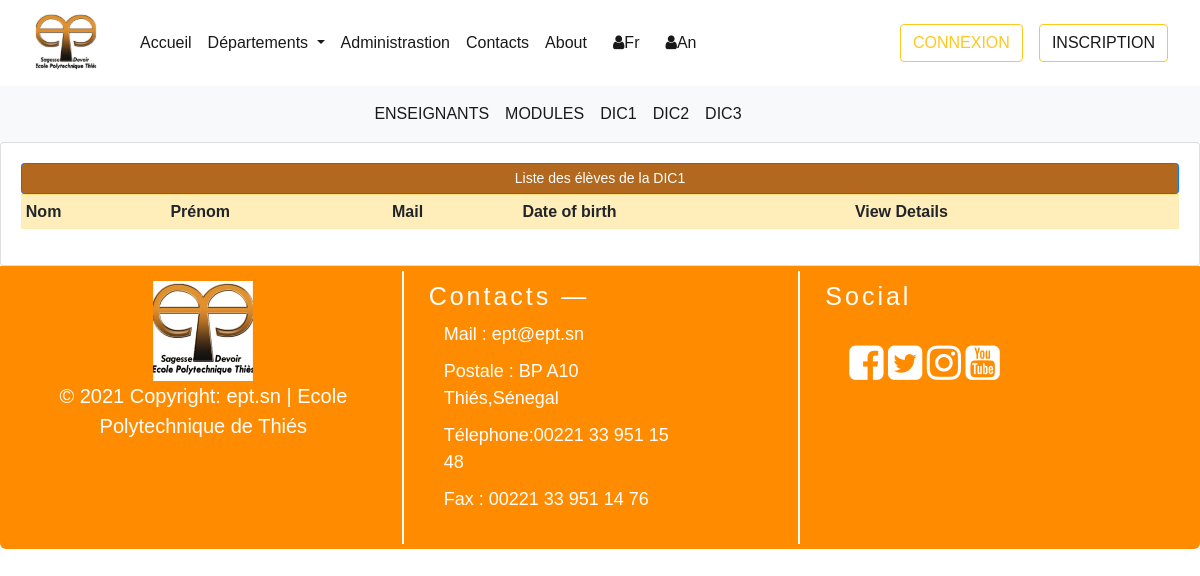
The page /fr/departements/meca/dic1 on the database as committed earlier.
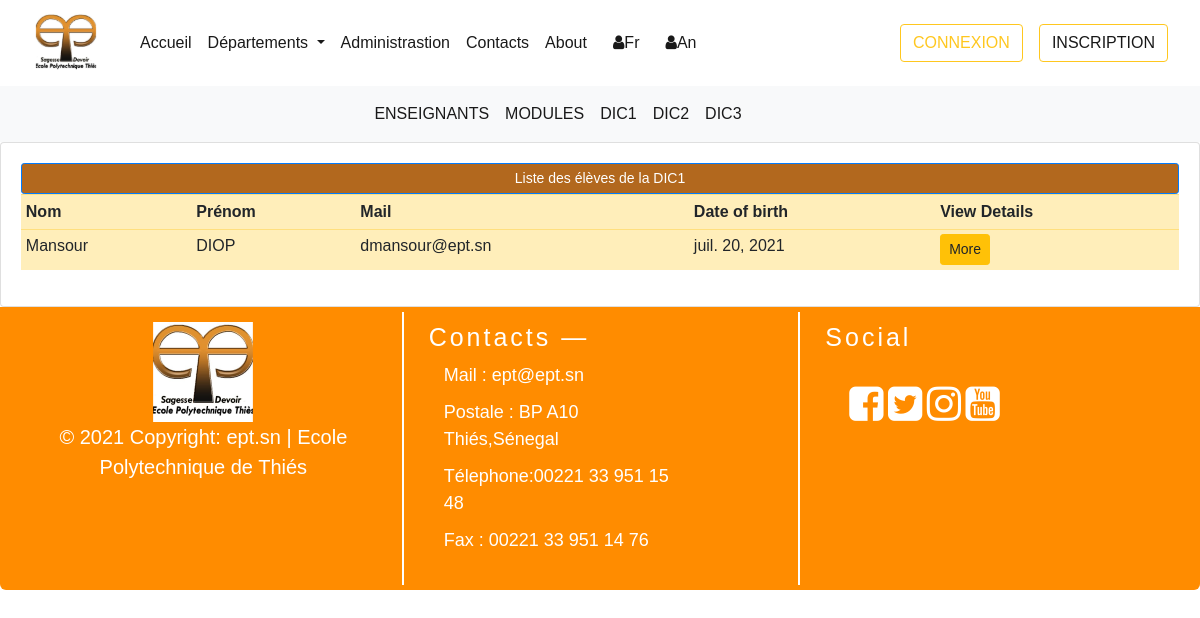
The same page on the database as committed later.
### departements/models.py (models this page shows, shortened)
class Utilisateur(models.Model):  # COMM0N
    first_name = models.CharField(max_length=300, null=True)
    last_name = models.CharField(max_length=300, null=True)
    mail_user =  models.EmailField(max_length=300, null= True)
    class Meta:
        abstract = True

class EtudiantModel(Utilisateur):  # STUDENT
    CATEGORY = (
            ('GIT', 'GIT'),
            ('GEM', 'GEM'),
            ('GC', 'GC'),
            ('AERO', 'AERO'),
            ('TC', 'TC')
        )
    LEVEL = (
            ('TC1', 'TC1'),
            ('TC2', 'TC2'),
            ('DIC1', 'DIC1'),
            ('DIC2', 'DIC2'),
            ('DIC3', 'DIC3')
        )
    date_of_birth = models.DateField(null=True)
    place_of_birth = models.CharField(max_length=300, null=True)
    depart = models.CharField(max_length = 200, null = True, choices = CATEGORY)
    ma_classe = models.CharField(max_length = 200, null = True, choices = LEVEL )
    class Meta :
        verbose_name = "Etudiant"

### departements/views.py (the view)
# urls.py: path("departements/meca/dic1", dic1_meca, name = "dic1_meca"),
def dic1_meca(request):
    students = EtudiantModel.objects.filter(ma_classe = 'DIC1').filter(depart = 'GEM')
    context = {'students': students, "classe" : "DIC1"}
    return render(request, "departements/dept_meca/dic1.html", context)

### templates/departements/dept_meca/dic1.html (shortened to what this page needs)
{% extends "home/base.html" %}
{% block content %}
{% include 'departements/dept_meca/menu_nav_dep_meca.html' %}
<div class="container">
    <div class="row">
        <div class="col-md-12">
            <div class="card card-body">
                <span class="btn btn-primary btn-sm btn-block" style="background-color:#b2681e;">Liste des élèves de la {{classe}} </span>
                <table class="table table-sm table-warning">
                    <tr>
                        <th>Nom</th>
                        <th>Prénom</th>
                        <th>Mail</th>
                        <th>Date of birth</th>
                        <th>View Details</th>
                    </tr>
                    {% for student in students %}
                        <tr>
                            <td>{{ student.first_name }}</td>
                            <td>{{ student.last_name |upper }}</td>
                            <td>{{ student.mail_user }}</td>
                            <td>{{ student.date_of_birth }}</td>
                            <td><a class="btn btn-sm btn-warning" href="{% url 'dic1meca_details' student.id %}">More</a></td>
                        </tr>
                    {% endfor%}
                </table>
            </div>
        </div>
    </div>
{% endblock %}

### templates/home/base.html (shortened to what this page needs)
{% load static i18n %}
<!doctype html>
<html lang="en">
  <head>
    <link rel="stylesheet" href="https://stackpath.bootstrapcdn.com/bootstrap/4.4.1/css/bootstrap.min.css">
    <link href='https://api.mapbox.com/mapbox-gl-js/v2.3.1/mapbox-gl.css' rel='stylesheet' />
    <link rel="stylesheet" href="https://cdnjs.cloudflare.com/ajax/libs/font-awesome/4.7.0/css/font-awesome.min.css">
    <link  href="{% static 'css/style.css' %}" rel="stylesheet">
  </head>
  <body>
        {% include 'home/navbar.html' %}
      {% block content %}
      {% endblock %}
{% include 'home/footer.html' %}
  </body>
</html>

### templates/home/navbar.html (shortened to what this page needs)
{% load static %}
{% load i18n%}
<nav class="navbar navbar-expand-lg navbar-light " style="background-color:white;">
    <a class="navbar-brand" href="{% url 'index' %}">
      <img src="{% static 'images/ept_logo.svg' %} " width="100" height="60" alt="">
    </a>
    <div class="collapse navbar-collapse" id="navbarSupportedContent" >
      <ul class="navbar-nav mr-auto">
        <li class="nav-item active ">
            <a class="nav-link " href="{% url 'index' %}">{% trans "Accueil" %}</a>
        </li>
        <li class="nav-item dropdown active">
          <a class="nav-link dropdown-toggle" href="#" id="navbarDropdown" role="button" data-toggle="dropdown" aria-haspopup="true" aria-expanded="false">
            {% trans "Départements" %}
          </a>
        </li>
        <li class="nav-item active">
          <a class="nav-link" href="#">Administrastion <span class="sr-only">(current)</span></a>
        </li>
        <li class="nav-item active">
          <a class="nav-link" href="{% url 'contact' %}">Contacts</a>
        </li>
        <li class="nav-item active">
          <a class="nav-link" href="{% url 'about' %}">{%trans "A propos" %}<span class="sr-only">(current)</span></a>
        </li>
        <li class="nav-item active" style="padding-left: 10px;">
          <a class="nav-link" href="/fr/departements/meca"><i class="fa fa-user"></i>Fr</a>
        </li>
        <li class="nav-item active" style="padding-left: 10px;">
          <a class="nav-link" href="/en/departements/meca"><i class="fa fa-user"></i>An</a>
        </li>
      </ul>
      {% if user.is_authenticated %}
      <li style="list-style: none; margin-right: 20px;">{{ user.username }}</li>
        <div class="form-inline my-2 my-lg-0">
          <button class="btn btn-outline-warning mr-sm-3"  >
            <a style="color: black; text-decoration: none;" href="{% url 'logout' %}">{% trans 'DECONNEXION' %}</a>
          </button>
        </div>
      {% else %}
      <div class="form-inline my-2 my-lg-0">
        <button class="btn btn-outline-warning mr-sm-3" onclick="document.getElementById('id01').style.display='block'" style="width:auto;">{% trans 'CONNEXION' %}</button>
      </div>
      <div class="form-inline my-2 my-lg-0">
        <button class="btn btn-outline-warning mr-sm-3 my-1 my-sm-6" > <a style="color: black; text-decoration: none;" href="{% url 'register' %}">{% trans 'INSCRIPTION' %}</a></button>
      </div>
      {% endif %}
      {% include 'home/connexion.html' %}
    </div>
  </nav>

### templates/home/connexion.html (shortened to what this page needs)
<!DOCTYPE html>
<html>
<head>
</head>
<body>
</body>
</html>

### templates/departements/dept_meca/menu_nav_dep_meca.html (shortened to what this page needs)
 <nav class="navbar navbar-expand-lg navbar-light bg-light" >
    <div class="collapse navbar-collapse"
        id="navbarNavAltMarkup" style="margin-left: 30%; margin-right: 25%;">
        <ul class="navbar-nav navbar-center">
           <li class="nav-item active ">
               <a class="nav-link " href="{% url 'meca' %}">ENSEIGNANTS</a>
           </li>
           <li class="nav-item active ">
               <a class="nav-link " href="{% url 'module_gem' %}">MODULES</a>
           </li>
           <li class="nav-item active ">
               <a class="nav-link " href="{% url 'dic1_meca' %}">DIC1</a>
           </li>
           <li class="nav-item active ">
               <a class="nav-link " href="{% url 'dic2_meca' %}">DIC2</a>
           </li>
           <li class="nav-item active ">
               <a class="nav-link " href="{% url 'dic3_meca' %}">DIC3</a>
           </li>
        </ul>
    </div>
   </nav

### templates/home/footer.html
{% load static %}
<footer class="footer-bs " >
    <div class="row">
        <div class="col-md-4 footer-brand animated fadeInLeft">
            <div class="text-center">
                <img src="{% static 'images/ept_logo.svg' %} " class="rounded"  height="100px"alt="...">
                <p style="color: white;" class="rounded align-middle " >© 2021 Copyright: ept.sn | Ecole Polytechnique de Thiés</p>
              </div>
        </div>
        <div class="col-md-4 footer-nav animated fadeInUp">
            <h4>Contacts —</h4>
            <div class="col-md-9">
                <ul class="list">
                    <li><a href="#">Mail : ept@ept.sn</a></li>
                    <li><a href="#">Postale : BP A10 Thiés,Sénegal</a></li>
                    <li><a href="#">Télephone:00221 33 951 15 48</a></li>
                    <li><a href="#">Fax : 00221 33 951 14 76</a></li>
                </ul>
            </div>
        </div>
        <div class="col-md-3 footer-social animated fadeInDown">
            <h4>Social</h4>
            <div class="container p-4 pb-0">
                <section class="mb-4">
                    <i class="fa fa-facebook-square" style="font-size:40px"></i>
                    <i class="fa fa-twitter-square" style="font-size:40px"></i>
                    <i class="fa fa-instagram" style="font-size:40px"></i>
                    <i class="fa fa-youtube-square" style="font-size:40px"></i>
                </section>
              </div>
    </div>
</footer>

### static/css/style.css (style rules this page uses)
.footer-bs { background-color:darkorange; padding: 5px 20px; color: rgba(255,255,255,1.00); border-bottom-right-radius: 6px; border-top-left-radius: 0px; border-bottom-left-radius: 6px; }
.footer-bs .footer-brand, .footer-bs .footer-nav, .footer-bs .footer-social, .footer-bs .footer-ns { padding:10px 25px; }
.footer-bs .footer-nav, .footer-bs .footer-social, .footer-bs .footer-ns { border-color: transparent; }
.footer-bs .footer-brand p { font-size:20px; color:white; }
.footer-bs .footer-nav h4 { font-size: 25px; letter-spacing: 3px; margin-bottom:5px; }
.footer-bs .footer-nav ul.list { list-style:none; padding:0px; }
.footer-bs .footer-nav ul.list li { padding:5px 0px; }
.footer-bs .footer-nav ul.list a { color:white; font-size: 18px; }
.footer-bs .footer-social h4 { font-size: 25px; letter-spacing: 3px; }
@media (min-width: 768px) { .footer-bs .footer-nav, .footer-bs .footer-social, .footer-bs .footer-ns { border-left: solid 2px white; } }
button { background-color: #04AA6D; color: white; padding: 14px 20px; margin: 8px 0; border: none; cursor: pointer; width: 100%; opacity: 0.9; }
.container { padding: 16px; }

### templates/home/connexion.html (style rules this page uses)
body { font-family: Arial, Helvetica, sans-serif; }
button { background-color: #04AA6D; color: white; padding: 14px 20px; margin: 8px 0; border: none; cursor: pointer; width: 100%; }
.container { padding: 16px; }

Rows that differ between the two databases and show on the page:
added EtudiantModel: ma_classe "DIC1", first_name "Mansour", last_name "DIOP", mail_user "dmansour@ept.sn", date_of_birth "juil. 20, 2021"
Other text that changed with them:
{{ classe }}: "DIC1" → (not shown)
